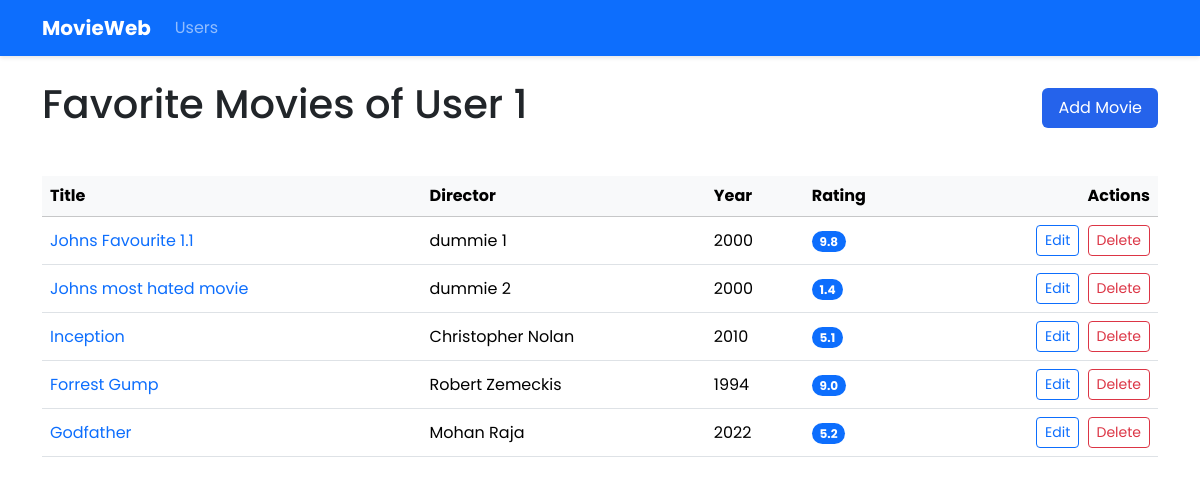
The page /user/1 on the database as committed earlier.
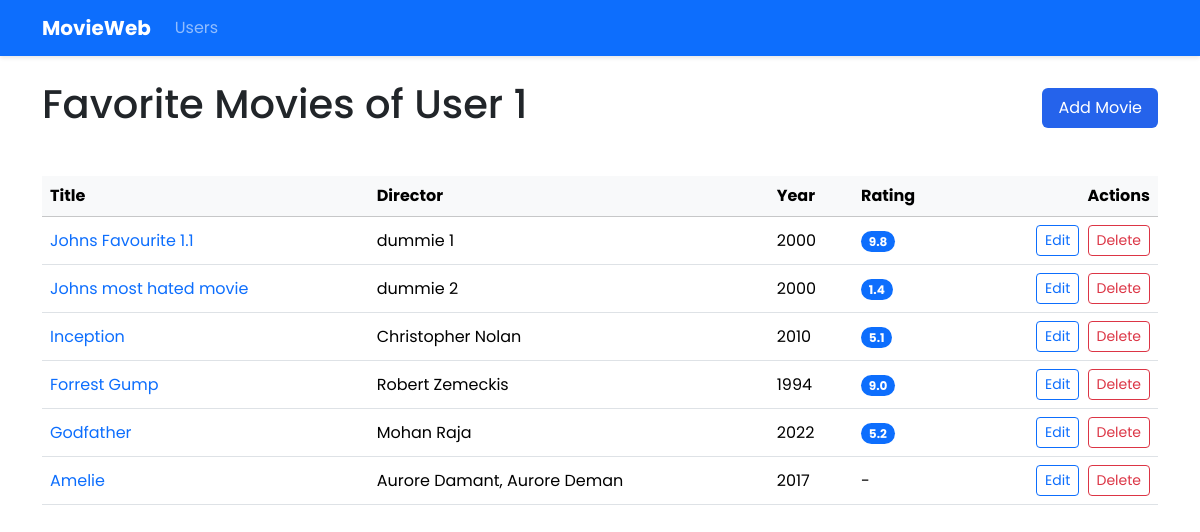
The same page on the database as committed later.
### models.py (models this page shows)
class Movie(Base):
    __tablename__ = "movies"
    id = Column(Integer, primary_key=True)
    user_id = Column(Integer, ForeignKey("users.id"))
    title = Column(String, nullable=False)
    director = Column(String)
    writer = Column(String)
    actors = Column(String)
    year = Column(Integer)
    rating = Column(Float, CheckConstraint('rating >= 0 AND rating <= 10'))
    genre = Column(String)
    runtime = Column(String)
    plot = Column(Text)
    comment = Column(Text)
    user = relationship("User", back_populates="movies")

### app.py (the view)
@app.route("/user/<int:user_id>")
def user_movies(user_id):
    user = data_manager.get_user_by_id(user_id)
    movies = data_manager.get_user_movies(user_id)
    return render_template("movie_list.html", user_id=user_id, movies=movies)

### data_manager/sqlite_data_manager.py (called while the page is built)
    def get_user_movies(self, user_id):
        session = self.Session()
        try:
            user = session.query(User).filter_by(id=user_id).first()
            if user:
                return user.movies
            return []
        finally:
            session.close()

    def get_user_by_id(self, user_id):
        session = self.Session()
        try:
            return session.query(User).filter_by(id=user_id).first()
        finally:
            session.close()

### templates/movie_list.html (shortened to what this page needs)
{% extends "base.html" %}
{% block content %}
<div class="d-flex justify-content-between align-items-center mb-4">
    <h1>Favorite Movies of User {{ user_id }}</h1>
    <a href="{{ url_for('add_movie', user_id=user_id) }}" class="btn btn-primary">
         Add Movie
    </a>
</div>
<div class="table-responsive">
    <table class="table table-hover align-middle">
        <thead class="table-light">
            <tr>
                <th>Title</th>
                <th>Director</th>
                <th>Year</th>
                <th>Rating</th>
                <th class="text-end">Actions</th>
            </tr>
        </thead>
        <tbody>
            {% for movie in movies %}
            <tr>
                <td>
                 <a href="{{ url_for('movie_details', movie_id=movie.id) }}"
                 class="text-decoration-none">
                 {{ movie.title }}
                 </a>
                </td>
                <td>{{ movie.director or '-' }}</td>
                <td>{{ movie.year or '-' }}</td>
                <td>
                    {% if movie.rating %}
                    <span class="badge bg-primary rounded-pill">{{ "%.1f"|format(movie.rating) }}</span>
                    {% else %}
                    -
                    {% endif %}
                </td>
                <td class="text-end">
                    <a href="{{ url_for('update_movie', user_id=user_id, movie_id=movie.id) }}"
                       class="btn btn-sm btn-outline-primary me-1">
                        Edit
                    </a>
                    <form action="{{ url_for('delete_movie', user_id=user_id, movie_id=movie.id) }}" method="POST" class="d-inline">
                        <button type="submit" class="btn btn-sm btn-outline-danger">Delete</button>
                    </form>
                </td>
            </tr>
            {% endfor %}
        </tbody>
    </table>
</div>
{% endblock %}

### templates/base.html (shortened to what this page needs)
<!DOCTYPE html>
<html lang="en">
<head>
    <link href="https://cdn.jsdelivr.net/npm/bootstrap@5.3.2/dist/css/bootstrap.min.css" rel="stylesheet">
    <link rel="stylesheet" href="{{ url_for('static', filename='styles.css') }}">
</head>
<body>
    <nav class="navbar navbar-expand-lg navbar-dark bg-primary mb-4">
        <div class="container">
            <a class="navbar-brand fw-bold" href="/">MovieWeb</a>
            <div class="collapse navbar-collapse" id="navbarNav">
                <ul class="navbar-nav">
                    <li class="nav-item">
                        <a class="nav-link" href="{{ url_for('list_users') }}">Users</a>
                    </li>
                </ul>
            </div>
        </div>
    </nav>
    <main class="container my-4">
        {% block content %}{% endblock %}
    </main>
</body>
</html>

### static/styles.css (style rules this page uses)
body { font-family: 'Poppins', sans-serif; }
:root { --primary: #2563eb; --secondary: #6c757d; --dark: #212529; --light: #f8f9fa; }
.navbar { box-shadow: 0 2px 4px rgba(0,0,0,0.1); }
.table { margin-top: 1rem; }
.btn-primary { background-color: var(--primary); border: none; padding: 8px 16px; transition: all 0.3s ease; }

Rows that differ between the two databases and show on the page:
added Movie: title "Amelie", director "Aurore Damant, Aurore Deman", year "2017"
